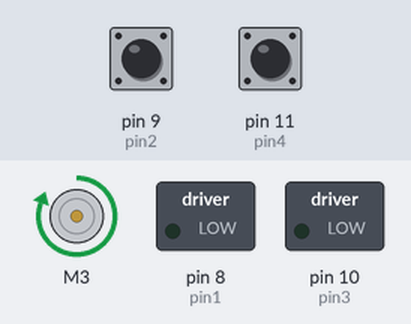
This sketch was run on a simulated Arduino Uno, built with avr-gcc and run on an emulated ATmega328P. On the bench: DC motor (green arrow = forward, orange = backward, longer = faster), switched loads named in the sketch (green lamp = pin HIGH). The test bench sets the inputs (shaded band); at power-on: pin 9 (pin2) HIGH, pin 11 (pin4) HIGH.

Above: at 1.2 s.
1.3 s: pin 9 (pin2) pulled LOW for 0.15 s
At 2.2 s:
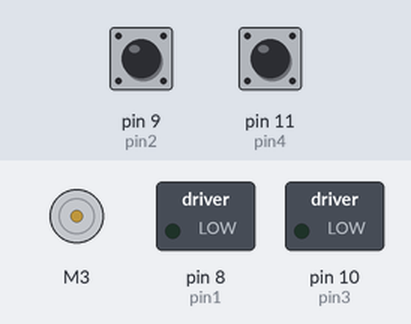
4.4 s: pin 11 (pin4) pulled LOW for 0.15 s
At 7.2 s:
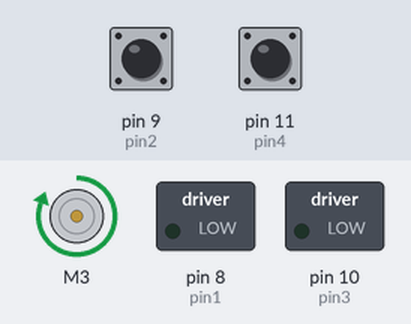
7.5 s: pin 9 (pin2) pulled LOW for 1 s
At 8.1 s:
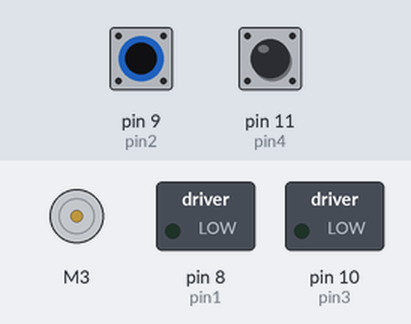
Timing chart, 0 to 11.0 s (numbered marks = the images above; inputs shaded):
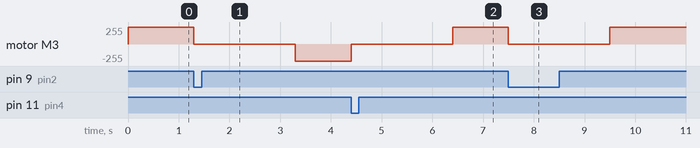

The sketch:

Modified_Motor_up_down.ino
```cpp
#define RPWM 3 // RPWM pin (output)
#define R_EN 2 // R_EN pin (input)
#define R_IS 4 // R_IS pin (output)

#define LPWM 5 // LPWM pin (output)
#define L_EN 6 //L_EN pin (input)
#define L_IS 7 // L_IS pin (output)
#define CW 1 //do not change
#define CCW 0 //do not change
#define debug 1 //change to 0 to hide serial monitor debugging infornmation or set to 1 to view


#include <RobojaxBTS7960.h>
RobojaxBTS7960 motor(R_EN, RPWM, R_IS, L_EN, LPWM, L_IS, debug);
boolean b0, c0;
boolean state1 = 1;
boolean state2 = 1;

int pin1 = 8;
int pin2 = 9;
int pin3 = 10;
int pin4 = 11;

void setup()
{
  pinMode(pin1, OUTPUT);
  digitalWrite(pin1, LOW);
  pinMode(pin2, INPUT_PULLUP);

  pinMode(pin3, OUTPUT);
  digitalWrite(pin3, LOW);
  pinMode(pin4, INPUT_PULLUP);

  motor.begin();
}

void loop()
{
  b0 = digitalRead(9); //uppwer switch
  c0 = digitalRead(11); //lower switch

//Starting
  if (b0 == HIGH && state1 == 1 && state2 == 1 )
  {
    motor.rotate(100, CW); // run motor with 100% speed in CW direction
  }

  if (b0 == LOW && state1 == 1 && state2 == 1)
  {
    motor.stop(); // stops motor after  switch is pressed
    state1 = 0;
    //delay(120000); // stay  up for 120 seconds
    delay(2000);
  }

  if (b0 == LOW && state1 == 0 && state2 == 1)
  {

    motor.rotate(100, CCW); // run motor with 100% speed in CCW direction
  }

//Go Down and stay for 240 sec

  if (c0 == HIGH && state1 == 0 && state2 == 1)
  {
    motor.rotate(100, CCW); // run motor with 100% speed in CCW direction
  }

  if (c0 == LOW && state1 == 0 && state2 == 1)
  {
    motor.stop(); // stops motor after switch is pressed
    state1 = 1;
    //delay(240000); // go down and stay for 240 sec
    delay(2000);
  }

  if (c0 == LOW && state1 == 1 && state2 == 1)
  {
    motor.rotate(100, CW); // run motor with 100% speed in CW direction
    state2 = 0;
  }

//Go up and stay for 120 sec
  if (b0 == HIGH && state1 == 1 && state2 == 1)
  {
    motor.rotate(100, CW); // stops motor after  switch is pressed
  }

  if (b0 == LOW && state1 == 1 && state2 == 1 )
  {
    motor.stop();  // run motor with 100% speed in CW direction
    state1=0;
    state2=0;
    //delay(120000); // go up and stay 120 sec
    delay(2000);
  }

  if (b0 == LOW && state1 == 0 && state2 == 0 )
  {
    motor.rotate(100, CCW);  // run motor with 100% speed in CW direction
  }

//go down and stay for 240 sec
   if (c0 == HIGH && state1 == 0 && state2 == 0 )
  {
    motor.rotate(100, CCW); // run motor with 100% speed in CW direction
  }

 if (c0 == LOW && state1 == 0 && state2 == 0 )
  {
    motor.stop(); // run motor with 100% speed in CW direction
    state1=1;
    //delay(240000); // go down and stay 240
    delay(2000);
  }

  if (c0 == LOW && state1 == 1 && state2 == 0 )
  {
    motor.rotate(100, CW); // run motor with 100% speed in CW direction
  }

//Go Up and end


  if (b0 == HIGH && state1 == 1 && state2 == 0 )
  {
    motor.rotate(100, CW); // run motor with 100% speed in CW direction
  }

  if (b0 == LOW && state1 == 1 && state2 == 0 )
  {
    motor.stop(); // run motor with 100% speed in CW direction
    state2=1;
    //delay(2000);
    delay(2000);
  }
}
```

Measured:
- after the input at 1.3 s, motor M3: forward 255/255 → stopped at once, → backward 255/255 2.0 s later
- after the input at 4.4 s, motor M3: backward 255/255 → stopped at once, → forward 255/255 2.0 s later
- after the input at 7.5 s, motor M3: forward 255/255 → stopped at once, → forward 255/255 2.0 s later
